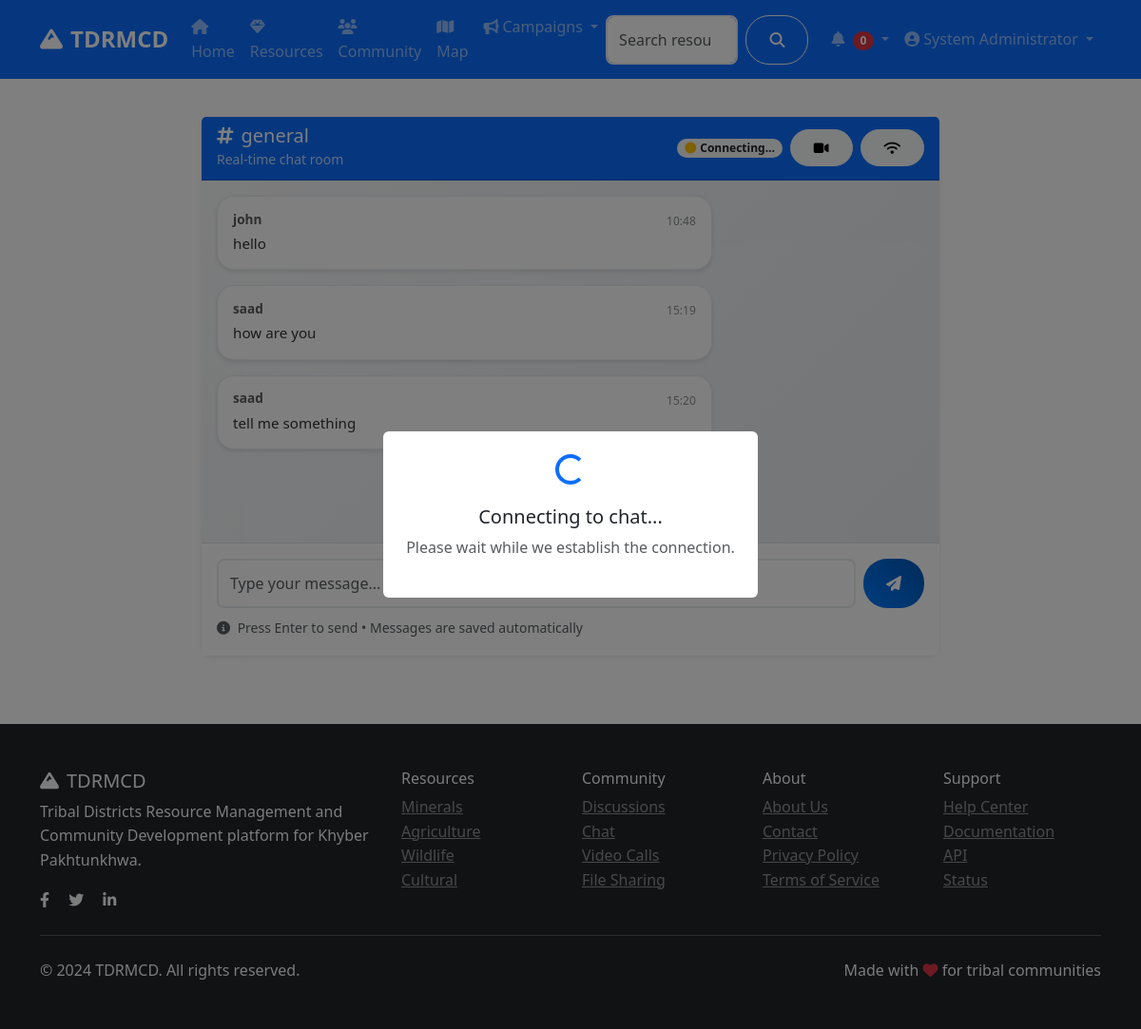
Screenshot of /community/chat/general (signed in) with the database file from the repository.
### models.py (models this page shows, shortened)
class User(UserMixin, db.Model):
    id = db.Column(db.Integer, primary_key=True)
    username = db.Column(db.String(80), unique=True, nullable=False)
    email = db.Column(db.String(120), unique=True, nullable=False)
    password_hash = db.Column(db.String(120), nullable=False)
    first_name = db.Column(db.String(50), nullable=False)
    last_name = db.Column(db.String(50), nullable=False)
    role = db.Column(db.String(20), default='user')  # user, admin, researcher
    location = db.Column(db.String(100))
    bio = db.Column(db.Text)
    avatar = db.Column(db.String(200), default='default.jpg')
    is_active = db.Column(db.Boolean, default=True)
    created_at = db.Column(db.DateTime, default=datetime.utcnow)
    last_seen = db.Column(db.DateTime, default=datetime.utcnow)
    resources = db.relationship('Resource', backref='author', lazy='dynamic')
    posts = db.relationship('CommunityPost', backref='author', lazy='dynamic')
    chat_messages = db.relationship('ChatMessage', backref='sender', lazy='dynamic')
    file_submissions = db.relationship(
        'FileSubmission',
        foreign_keys='FileSubmission.submitter_id',
        backref='submitter',
        lazy='dynamic'
    )
    reviewed_submissions = db.relationship(
        'FileSubmission',
        foreign_keys='FileSubmission.reviewed_by',
        backref='reviewer_user',
        lazy='dynamic'
    )
    notifications = db.relationship('Notification', backref='user', lazy='dynamic')
    def get_full_name(self):
        return f"{self.first_name} {self.last_name}"
    def is_admin(self):
        return self.role == 'admin'

class ChatMessage(db.Model):
    id = db.Column(db.Integer, primary_key=True)
    content = db.Column(db.Text, nullable=False)
    room = db.Column(db.String(100), nullable=False)
    sender_id = db.Column(db.Integer, db.ForeignKey('user.id'), nullable=False)
    timestamp = db.Column(db.DateTime, default=datetime.utcnow)
    message_type = db.Column(db.String(20), default='text')  # text, image, file

### routes/community.py (the view)
@community_bp.route('/chat/<room_id>')
@login_required
def chat_room(room_id):
    messages = ChatMessage.query.filter_by(room=room_id).order_by(ChatMessage.timestamp.desc()).limit(50).all()
    messages.reverse()  # Show oldest first
    return render_template('community/chat_room.html',
                         room_id=room_id,
                         messages=messages)

### app.py (called while the page is built)
@login_manager.user_loader
def load_user(user_id):
    return User.query.get(int(user_id))

### templates/community/chat_room.html (shortened to what this page needs)
{% extends "base.html" %}
{% block content %}
<div class="container-fluid py-4">
    <div class="row">
        <div class="col-lg-8 mx-auto">
            <div class="card shadow-sm">
                <div class="card-header bg-primary text-white d-flex justify-content-between align-items-center">
                    <div>
                        <h5 class="mb-0">
                            <i class="fas fa-hashtag me-2"></i>{{ room_id }}
                        </h5>
                        <small class="opacity-75">Real-time chat room</small>
                    </div>
                    <div class="d-flex align-items-center gap-2">
                        <div id="connection-status" class="badge bg-light text-dark">
                            <i class="fas fa-circle me-1 text-warning"></i>Connecting...
                        </div>
                        <button class="btn btn-light btn-sm" onclick="startVideoCall()" title="Start Video Call">
                            <i class="fas fa-video"></i>
                        </button>
                        <button class="btn btn-light btn-sm" onclick="testConnection()" title="Test Connection">
                            <i class="fas fa-wifi"></i>
                        </button>
                    </div>
                </div>
                <div class="card-body p-0" style="height: 500px; display: flex; flex-direction: column;">
                    <div id="chat-messages" class="flex-grow-1 overflow-auto p-3" style="background: linear-gradient(135deg, #f8f9fa 0%, #e9ecef 100%);">
                        {% for m in messages %}
                        <div class="message-wrapper mb-3">
                            <div class="message {% if m.sender_id == current_user.id %}own-message{% else %}other-message{% endif %}">
                                <div class="message-header d-flex justify-content-between align-items-center mb-1">
                                    <strong class="message-username">
                                        {% if m.sender_id == current_user.id %}
                                            You
                                        {% else %}
                                            {{ m.sender.username }}
                                        {% endif %}
                                    </strong>
                                    <small class="message-time text-muted">{{ m.timestamp.strftime('%H:%M') }}</small>
                                </div>
                                <div class="message-content">{{ m.content }}</div>
                            </div>
                        </div>
                        {% endfor %}
                    </div>
                    <div class="border-top bg-white p-3">
                        <form id="message-form" class="d-flex gap-2">
                            <div class="flex-grow-1">
                            </div>
                            <button type="submit" class="btn btn-primary" id="send-btn">
                                <i class="fas fa-paper-plane"></i>
                            </button>
                        </form>
                        <div class="mt-2">
                            <small class="text-muted">
                                <i class="fas fa-info-circle me-1"></i>
                                Press Enter to send • Messages are saved automatically
                            </small>
                        </div>
                    </div>
                </div>
            </div>
        </div>
    </div>
</div>
<div id="loading-overlay" class="position-fixed top-0 start-0 w-100 h-100 d-flex align-items-center justify-content-center"
     style="background: rgba(0,0,0,0.5); z-index: 9999; display: none;">
    <div class="bg-white rounded p-4 text-center">
        <div class="spinner-border text-primary mb-3" role="status">
        </div>
        <h5>Connecting to chat...</h5>
        <p class="text-muted">Please wait while we establish the connection.</p>
    </div>
</div>
{% endblock %}

### templates/base.html (shortened to what this page needs)
<!DOCTYPE html>
<html lang="en">
<head>
    <link href="https://cdn.jsdelivr.net/npm/bootstrap@5.3.0/dist/css/bootstrap.min.css" rel="stylesheet">
    <link rel="stylesheet" href="https://cdnjs.cloudflare.com/ajax/libs/font-awesome/6.4.0/css/all.min.css">
    <link rel="stylesheet" href="https://unpkg.com/leaflet@1.9.4/dist/leaflet.css">
    <link rel="stylesheet" href="{{ url_for('static', filename='css/style.css') }}">
</head>
<body>
    <nav class="navbar navbar-expand-lg navbar-dark bg-primary sticky-top">
        <div class="container">
            <a class="navbar-brand fw-bold" href="{{ url_for('main.index') }}">
                <i class="fas fa-mountain me-2"></i>TDRMCD
            </a>
            <div class="collapse navbar-collapse" id="navbarNav">
                <ul class="navbar-nav me-auto">
                    <li class="nav-item">
                        <a class="nav-link" href="{{ url_for('main.index') }}">
                            <i class="fas fa-home me-1"></i>Home
                        </a>
                    </li>
                    <li class="nav-item">
                        <a class="nav-link" href="{{ url_for('resources.index') }}">
                            <i class="fas fa-gem me-1"></i>Resources
                        </a>
                    </li>
                    <li class="nav-item">
                        <a class="nav-link" href="{{ url_for('community.index') }}">
                            <i class="fas fa-users me-1"></i>Community
                        </a>
                    </li>
                    <li class="nav-item">
                        <a class="nav-link" href="{{ url_for('main.map_view') }}">
                            <i class="fas fa-map me-1"></i>Map
                        </a>
                    </li>
                    <li class="nav-item dropdown">
                        <a class="nav-link dropdown-toggle" href="#" role="button" data-bs-toggle="dropdown">
                            <i class="fas fa-bullhorn me-1"></i>Campaigns
                        </a>
                    </li>
                </ul>
                <form class="d-flex me-3" action="{{ url_for('main.search') }}" method="GET">
                    <input class="form-control me-2" type="search" name="q" placeholder="Search resources..." value="{{ request.args.get('q', '') }}">
                    <button class="btn btn-outline-light" type="submit">
                        <i class="fas fa-search"></i>
                    </button>
                </form>
                <ul class="navbar-nav">
                    {% if current_user.is_authenticated %}
                        <li class="nav-item dropdown">
                            <a class="nav-link dropdown-toggle" href="#" role="button" data-bs-toggle="dropdown">
                                <i class="fas fa-bell me-1"></i>
                                <span id="notification-count" class="badge bg-danger">0</span>
                            </a>
                        </li>
                        <li class="nav-item dropdown">
                            <a class="nav-link dropdown-toggle" href="#" role="button" data-bs-toggle="dropdown">
                                <i class="fas fa-user-circle me-1"></i>{{ current_user.get_full_name() }}
                            </a>
                        </li>
                    {% endif %}
                </ul>
            </div>
        </div>
    </nav>
    <main>
        {% block content %}{% endblock %}
    </main>
    <footer class="bg-dark text-light py-5 mt-5">
        <div class="container">
            <div class="row">
                <div class="col-md-4">
                    <h5><i class="fas fa-mountain me-2"></i>TDRMCD</h5>
                    <p>Tribal Districts Resource Management and Community Development platform for Khyber Pakhtunkhwa.</p>
                    <div class="social-links">
                        <a href="#" class="text-light me-3"><i class="fab fa-facebook-f"></i></a>
                        <a href="#" class="text-light me-3"><i class="fab fa-twitter"></i></a>
                        <a href="#" class="text-light me-3"><i class="fab fa-linkedin-in"></i></a>
                    </div>
                </div>
                <div class="col-md-2">
                    <h6>Resources</h6>
                    <ul class="list-unstyled">
                        <li><a href="{{ url_for('resources.by_category', category='minerals') }}" class="text-light-50">Minerals</a></li>
                        <li><a href="{{ url_for('resources.by_category', category='agriculture') }}" class="text-light-50">Agriculture</a></li>
                        <li><a href="{{ url_for('resources.by_category', category='wildlife') }}" class="text-light-50">Wildlife</a></li>
                        <li><a href="{{ url_for('resources.by_category', category='cultural') }}" class="text-light-50">Cultural</a></li>
                    </ul>
                </div>
                <div class="col-md-2">
                    <h6>Community</h6>
                    <ul class="list-unstyled">
                        <li><a href="{{ url_for('community.index') }}" class="text-light-50">Discussions</a></li>
                        <li><a href="{{ url_for('community.chat') }}" class="text-light-50">Chat</a></li>
                        <li><a href="{{ url_for('community.video_calls') }}" class="text-light-50">Video Calls</a></li>
                        <li><a href="{{ url_for('community.files') }}" class="text-light-50">File Sharing</a></li>
                    </ul>
                </div>
                <div class="col-md-2">
                    <h6>About</h6>
                    <ul class="list-unstyled">
                        <li><a href="{{ url_for('main.about') }}" class="text-light-50">About Us</a></li>
                        <li><a href="{{ url_for('main.contact') }}" class="text-light-50">Contact</a></li>
                        <li><a href="#" class="text-light-50">Privacy Policy</a></li>
                        <li><a href="#" class="text-light-50">Terms of Service</a></li>
                    </ul>
                </div>
                <div class="col-md-2">
                    <h6>Support</h6>
                    <ul class="list-unstyled">
                        <li><a href="#" class="text-light-50">Help Center</a></li>
                        <li><a href="#" class="text-light-50">Documentation</a></li>
                        <li><a href="#" class="text-light-50">API</a></li>
                        <li><a href="#" class="text-light-50">Status</a></li>
                    </ul>
                </div>
            </div>
            <hr class="my-4">
            <div class="row align-items-center">
                <div class="col-md-6">
                    <p class="mb-0">&copy; 2024 TDRMCD. All rights reserved.</p>
                </div>
                <div class="col-md-6 text-md-end">
                    <p class="mb-0">Made with <i class="fas fa-heart text-danger"></i> for tribal communities</p>
                </div>
            </div>
        </div>
    </footer>
</body>
</html>

### static/css/style.css (style rules this page uses)
:root { --primary-color: #007bff; --secondary-color: #6c757d; --success-color: #28a745; --info-color: #17a2b8; --warning-color: #ffc107; --danger-color: #dc3545; --light-color: #f8f9fa; --dark-color: #343a40; }
.message { margin-bottom: 1rem; padding: 0.75rem; border-radius: 0.5rem; max-width: 70%; word-wrap: break-word; }
.message-content { margin-bottom: 0.25rem; }
.message-time { font-size: 0.75rem; opacity: 0.7; }
body { font-family: 'Segoe UI', Tahoma, Geneva, Verdana, sans-serif; line-height: 1.6; }
.navbar-brand { font-size: 1.5rem; font-weight: 700; }
.card { border: none; border-radius: 10px; transition: all 0.3s ease; }
.btn { border-radius: 25px; padding: 0.5rem 1.5rem; font-weight: 500; transition: all 0.3s ease; cursor: pointer; }
.btn-primary { background: linear-gradient(45deg, var(--primary-color), #0056b3); border: none; }
.form-control { border-radius: 8px; border: 2px solid #e9ecef; padding: 0.75rem; transition: all 0.3s ease; }
.badge { font-size: 0.75rem; padding: 0.35em 0.65em; border-radius: 15px; }
.message { margin-bottom: 1rem; padding: 0.75rem 1rem; border-radius: 15px; max-width: 70%; }
.message-time { font-size: 0.75rem; opacity: 0.7; margin-top: 0.25rem; }
.text-light-50 { color: rgba(255, 255, 255, 0.5) !important; }

### templates/community/chat_room.html (style rules this page uses)
.message { max-width: 70%; padding: 12px 16px; border-radius: 18px; word-wrap: break-word; box-shadow: 0 2px 4px rgba(0,0,0,0.1); }
.other-message { background: white; color: #333; border: 1px solid #e9ecef; margin-right: auto; }
.message-username { font-size: 0.85rem; opacity: 0.8; }
.message-content { font-size: 0.95rem; line-height: 1.4; }
.message-time { font-size: 0.75rem; }
#chat-messages { scrollbar-width: thin; scrollbar-color: #007bff #f8f9fa; }
.message-wrapper { animation: slideIn 0.3s ease-out; }

### rows the page displays
User: get_full_name "System Administrator"
ChatMessage: sender.username "john", timestamp "10:48", content "hello"
ChatMessage: sender.username "saad", timestamp "15:19", content "how are you"
ChatMessage: sender.username "saad", timestamp "15:20", content "tell me something"

### other values shown
{{ room_id }} "general"
